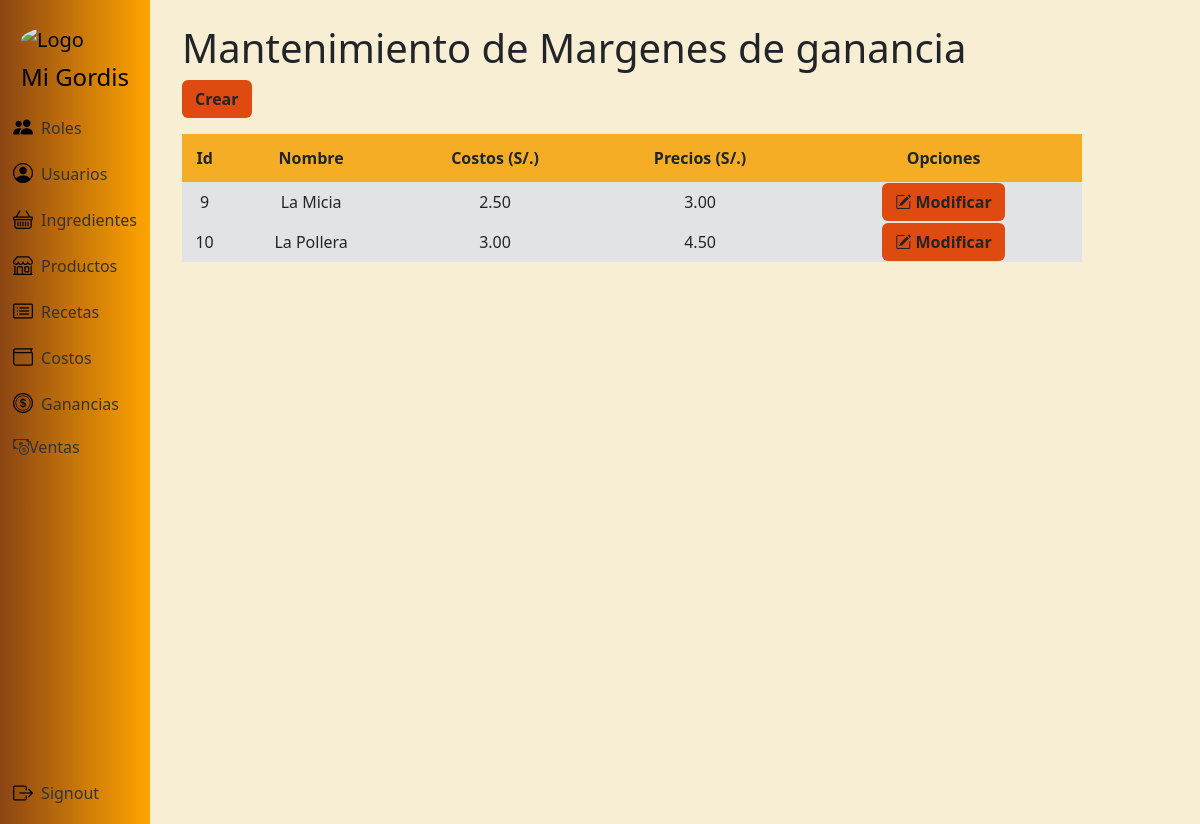
/ganancias/ (signed in), run on the app's committed database.
### app/models.py (models this page shows, shortened)
class Ganancia(models.Model):
    id_ganancia = models.AutoField(primary_key=True)
    nombre_producto = models.CharField(max_length=100)
    costo_producto = models.DecimalField(max_digits=10, decimal_places=2)
    precio_con_ganancia = models.DecimalField(max_digits=10, decimal_places=2)

### app/views.py (the view)
# urls.py: path('ganancias/', views.ganancia, name='ganancias'),
@login_required
@admin_required
def ganancia(request):
    ganancias = Ganancia.objects.all()
    contexto = {'ganancias': ganancias}
    return render(request, 'ganancia/ganancia.html', contexto)

### app/models.py (called while the page is built)
    @property
    def is_rol_admin(self):
        return self.rol.is_admin if self.rol else False

### app/templates/ganancia/ganancia.html
{% extends 'layouts/base.html' %}
{% block content %}
<h1>Mantenimiento de Margenes de ganancia</h1>
<a class="btn btn-color fw-bold mb-3" href="{% url 'ganancia_crear' %}" role="button">Crear</a>
<table class="tb">
  <thead class="encabezado-tabla fw-bold">
        <tr>
            <td scope="col">Id</td>
            <td scope="col">Nombre</td>
            <td scope="col">Costos (S/.)</td>
            <td colspan="col">Precios (S/.)</th>
            <th colspan="2">Opciones</th>
         </tr>
  </thead>
  <tbody class="bg-secondary-subtle">
    {% for ganancia in ganancias %}
    <tr>
        <td>{{ ganancia.id_ganancia }}</td>
        <td>{{ ganancia.nombre_producto }}</td>
        <td>{{ ganancia.costo_producto }}</td>
        <td>{{ ganancia.precio_con_ganancia }}</td>
        <td><a class="btn btn-color btn-m fw-bold" role="button" href="{% url 'ganancia_modificar' ganancia.id_ganancia %}">
          <i class="bi bi-pencil-square"></i>
          Modificar
        </a></td>
    </tr>
    {% endfor %}
  </tbody>
</table>
{% endblock %}

### app/static/css/styles.css (style rules this page uses)
.tb { width: 900px; text-align: center; }
.encabezado-tabla { background-color: #f5ad25; height: 3em; }
.btn-color { background-color: #df4a10; color: #242424; }

### app/templates/layouts/base.html (style rules this page uses)
html, body { height: 100%; margin: 0; padding: 0; }
body { background-color: #f8eed4; background-size: cover; background-repeat: no-repeat; background-position: center; background-attachment: fixed; padding-left: 170px; }

### data on the page
Ganancia: id_ganancia "9", nombre_producto "La Micia", costo_producto "2.50", precio_con_ganancia "3.00"
Ganancia: id_ganancia "10", nombre_producto "La Pollera", costo_producto "3.00", precio_con_ganancia "4.50"
